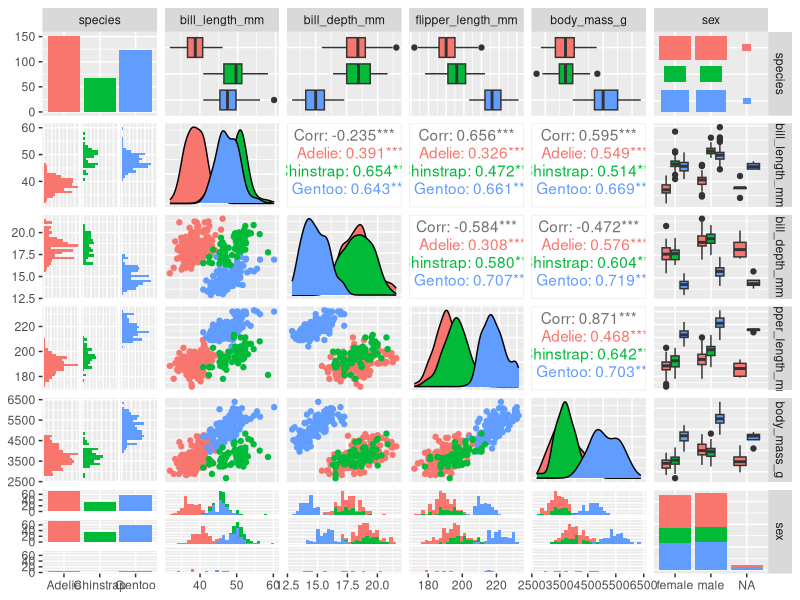
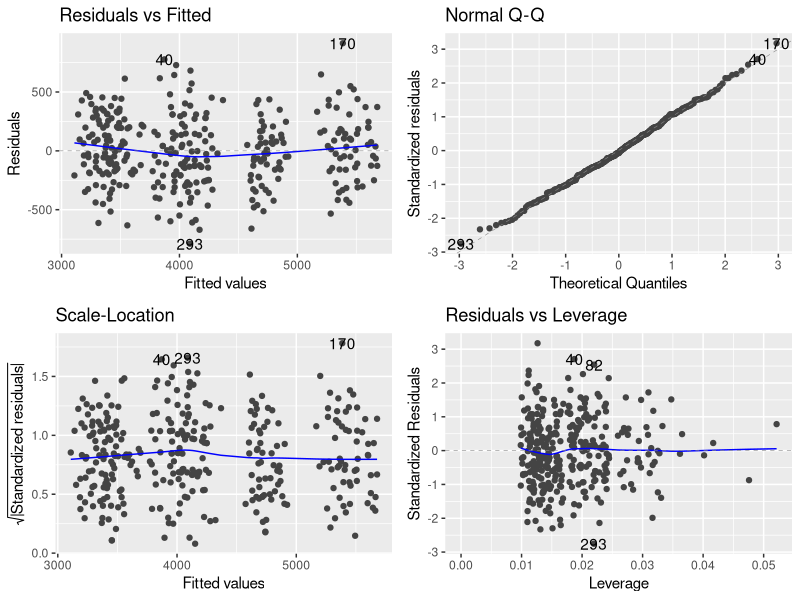

Write R code to recreate these figures, in order.
## ---- chunk 1
library(knitr)
knitr::opts_chunk$set(echo = TRUE,tidy=TRUE,message=FALSE,warning=FALSE,strip.white=TRUE,prompt=FALSE,
                      cache=TRUE, size="scriptsize",fig.width=4, fig.height=3,fig.align = "center")
## ---- chunk 2
#install.packages("knitr") #probably already installed
#install.packages("rmarkdown") #probably already installed
#install.packages("ggplot2") #plotting with ggplot
#install.packages("palmerpenguins")
#install.packages("ggfortify") # For model checking
#install.packages("MASS")
#install.packages("class")
#install.packages("pROC")
#install.packages("plotROC")
#install.packages("boot")
library("knitr")
library("rmarkdown")
library("palmerpenguins")
## ---- chunk 3
library(palmerpenguins) # Contains the data set "penguins".
data(penguins)
head(penguins)
Penguins <- subset(penguins, select = -c(island, year))
## ---- chunk 4
library(GGally)
ggpairs(Penguins, aes(colour = species))
## ---- chunk 5
penguin.model1 <- lm(body_mass_g ~ . + species*bill_depth_mm, data = Penguins)
summary(penguin.model1)
anova(penguin.model1)
## ---- chunk 6
penguin.model2 <- lm(body_mass_g ~  bill_depth_mm + flipper_length_mm + sex + species, data = Penguins)
summary(penguin.model2)
anova(penguin.model2)
## ---- chunk 7
library(ggfortify)
autoplot(penguin.model2)
